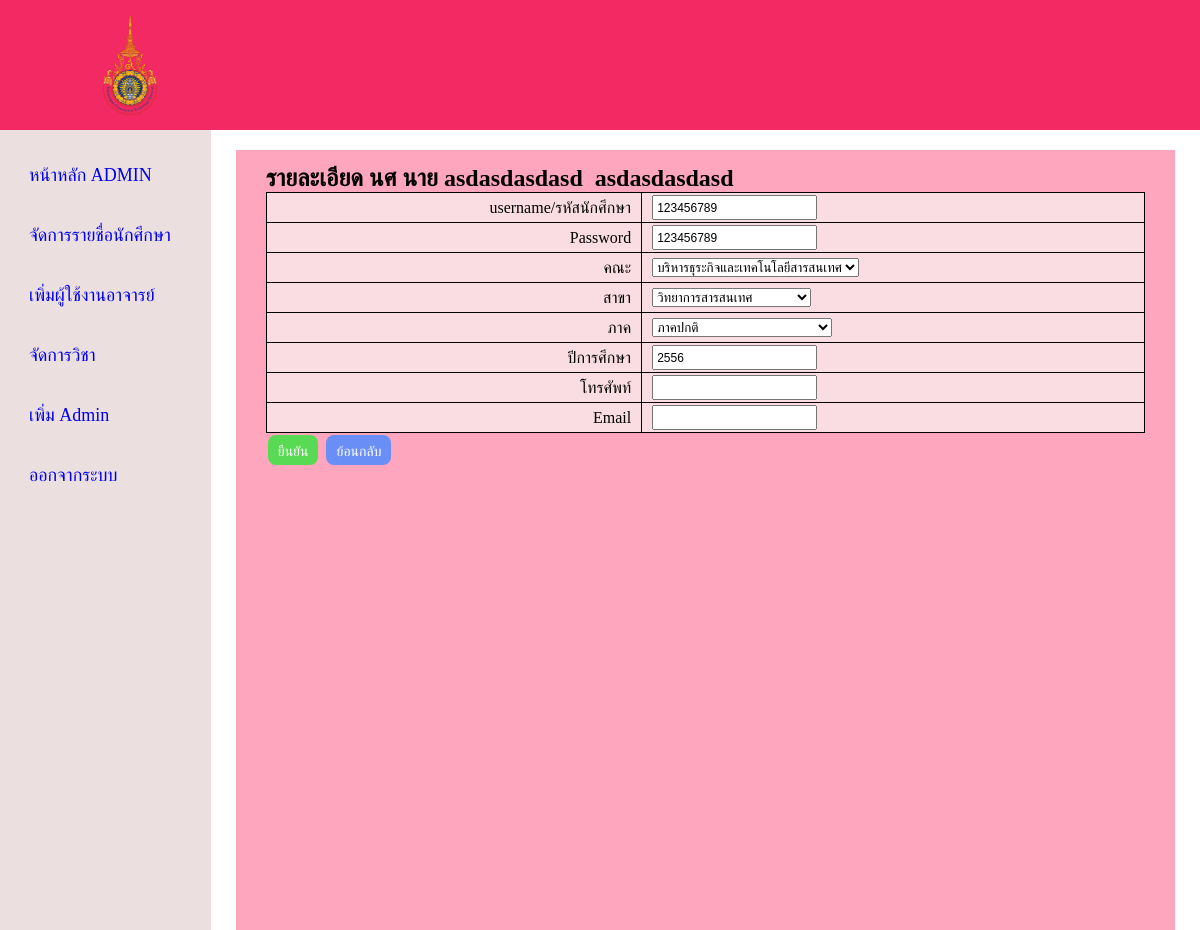
/admin/edit_std.php?GetID=5 (signed in), run on an earlier commit of the app's database.
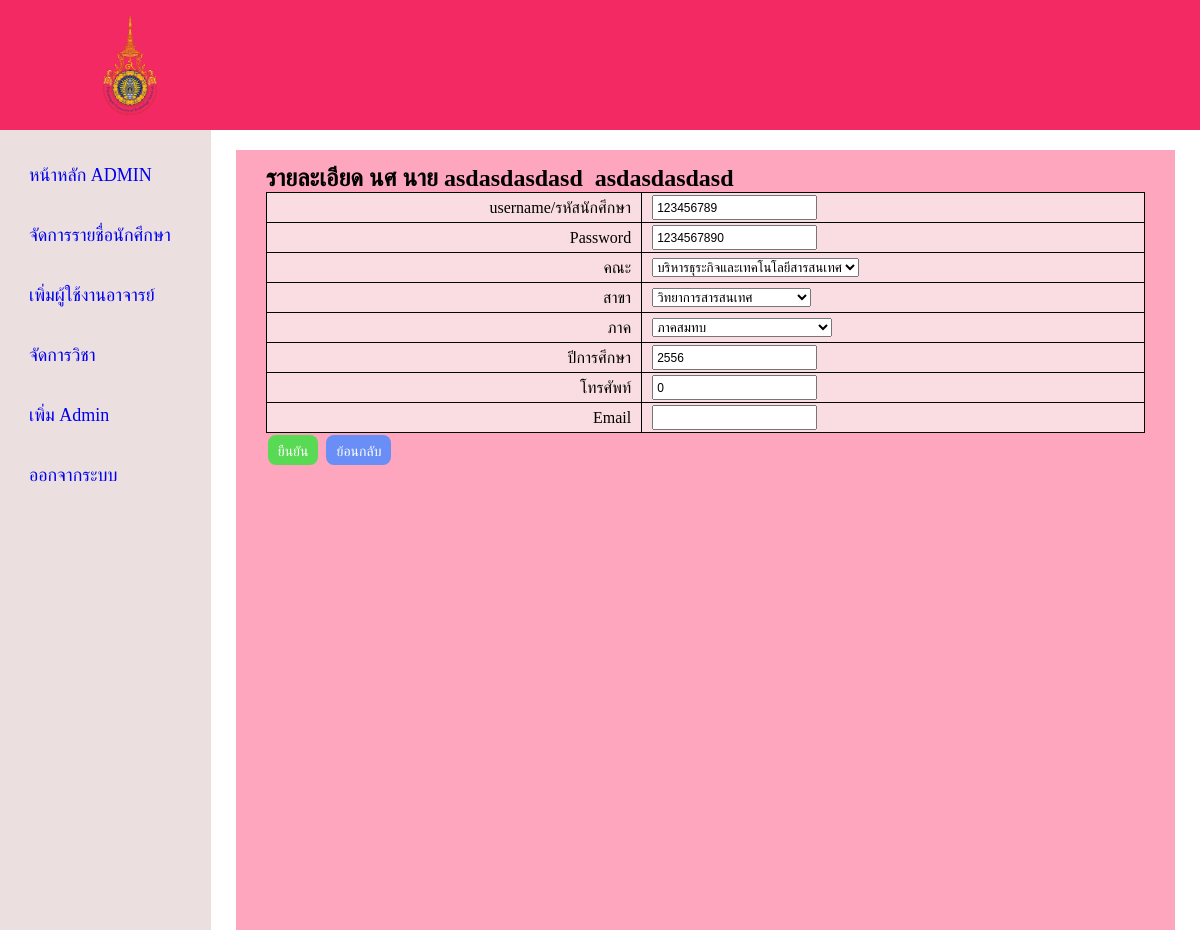
And on a later commit of the database.
### tables this page shows
CREATE TABLE `student_detail` (
  `Student_id` int(11) NOT NULL,
  `User_id` int(11) NOT NULL,
  `Prefix` text NOT NULL,
  `Fname` varchar(100) NOT NULL,
  `Lname` varchar(100) NOT NULL,
  `Faculty` enum('บริหารธุรกิจและเทคโนโลยีสารสนเทศ','ศิลปะศาสตร์') NOT NULL,
  `Major` enum('วิทยาการสารสนเทศ','การตลาด','บัญชี') NOT NULL,
  `Student_idcard` int(13) DEFAULT NULL,
  `Supclass_std` text,
  `Student_year` int(4) NOT NULL,
  `Phone_std` int(11) DEFAULT NULL,
  `Email_std` text,
  `Pic_grad` varchar(255) DEFAULT NULL,
  `std_confirm_tran` int(1) NOT NULL DEFAULT '0',
  `teacher_con` int(1) NOT NULL DEFAULT '0'
);

CREATE TABLE `user` (
  `User_id` int(11) NOT NULL,
  `Username` varchar(50) NOT NULL,
  `Password` varchar(30) NOT NULL,
  `Role` enum('admin','student','teacher') NOT NULL
);

### admin/edit_std.php (the view, shortened to what the changed rows need)
<?php
 require '../connect.php';
 $id = $_GET['GetID'];
 $query = "SELECT * FROM student_detail LEFT JOIN user on student_detail.User_id = user.User_id WHERE student_detail.Student_id = $id";
 $result = mysqli_query($connect,$query);
 $row = $result->fetch_assoc();
?>
<!DOCTYPE html>
<html>
    <head>
        <link rel='stylesheet' type='text/css' media='screen' href='styleadmin.css'>
    </head>
    <body>
        <div class="container">
            <section class="home">
                <div class= "container-box">
                <h2>รายละเอียด นศ <?php echo $row['Prefix']; echo '&nbsp'; echo $row['Fname']; echo '&nbsp&nbsp'; echo $row['Lname']; ?></h2>
                <form action = "" Method = 'POST' class = "container-edit-detail-std">
                <table>
                    <tr>
                        <td><input type = 'text' name = "username" value = "<?php echo $row['Username'] ?>"></td>
                    </tr>
                    <tr>
                        <td><input type = 'text' name = "password" VALUE = "<?php echo $row['Password'] ?>"></td>
                    </tr>
                    <tr>
                        <td><select class="Faculty" name="Faculty">
                            <option value="บริหารธุรกิจและเทคโนโลยีสารสนเทศ"<?php if($row['Faculty'] == 'บริหารธุรกิจและเทคโนโลยีสารสนเทศ'){echo "selected";}?>>บริหารธุระกิจและเทคโนโลยีสารสนเทศ</option>
                            </select>
                        </td>
                    </tr>
                    <tr>
                        <td><select class="Major" name = "Major">
                        <option value="วิทยาการสารสนเทศ"<?php if($row['Major'] == 'วิทยาการสารสนเทศ'){echo "selected";}?>>วิทยาการสารสนเทศ</option>
                    </select></td>
                    </tr>
                    <tr>
                        <td><select class= "supclass" name = "supclass">
                            <option value="ภาคปกติ"<?php if($row['Supclass_std'] == 'ภาคปกติ'){echo "selected";} ?>>ภาคปกติ</option>
                            <option value="ภาคสมทบ" <?php if($row['Supclass_std'] == 'ภาคสมทบ'){echo "selected";} ?>>ภาคสมทบ</option>
                        </td>
                    </tr>
                    <tr>
                        <td><input type = "text" name = 'std-year' value = '<?php echo $row ['Student_year'] ?>'></td>
                    </tr>
                    <tr>
                        <td><input type = 'text' name = 'phone' value = '<?php echo $row ['Phone_std'] ?>' ></td>
                    </tr>
                </table>
                    <input type = "submit" class= "btn-confirm-edit-std"name ='submit' value = ยืนยัน>
                    <a href = "admin_manageStd.php" class = "btn-back-edit-std">ย้อนกลับ</a>
                </form>
                </div>
            </section>
</body>
</html>

What changed in the data, as far as the page shows it:
changed student_detail "นาย": password "123456789" → "1234567890"; supclass "ภาคปกติ" → "ภาคสมทบ"; phone (not shown) → "0"
